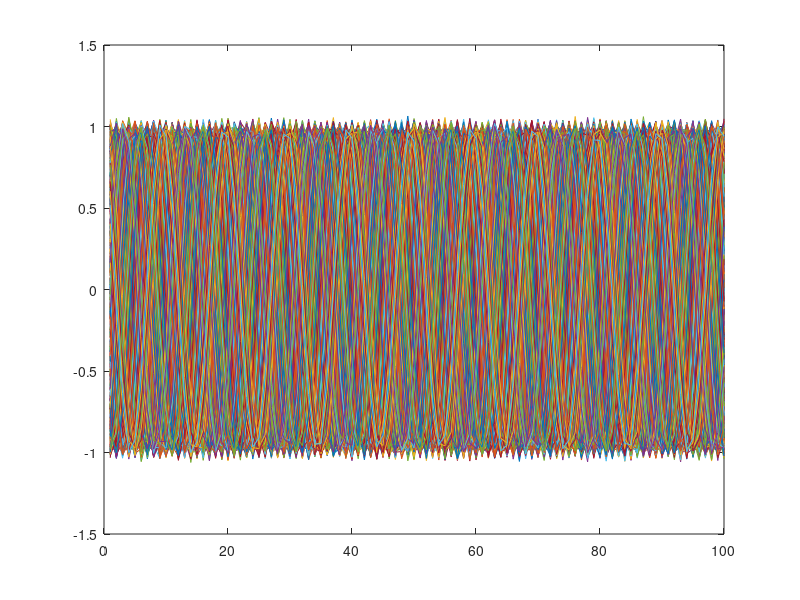

Reproduce this figure in MATLAB. (Note: a time limit stopped this script after it produced the figure.)
% get many repetitions of two signals with random phase difference
clear all
close all

frq = 10; % Hz
len = 1; % seconds
smpfrq = 100; % Hz
numrpt = 1000;
ranphs = rand(2.*numrpt,2);
phsdif = 45 ./ 360;
noifac = 1./50;
for rptlop = 1:numrpt
  wav(:,rptlop,1) = sin(((0:(len.*smpfrq-1))./(smpfrq).*(frq.*2.*pi))+(ranphs(rptlop,1).*2.*pi)) + ...
    randn(1,len.*smpfrq).*noifac;
  wav(:,rptlop,2) = sin(((0:(len.*smpfrq-1))./(smpfrq).*(frq.*2.*pi))+((ranphs(rptlop,2)+phsdif).*2.*pi)) + ...
    randn(1,len.*smpfrq).*noifac;
end

% get the FFT of the waves
for rptlop = 1:numrpt
  fftwav(:,rptlop,1) = fft(wav(:,rptlop,1));
  fftwav(:,rptlop,2) = fft(wav(:,rptlop,2));
end

% calculate the power-spectral densities (psd) and the cross-spectral
% densities (csd) and sum them over repetitions
numsmp = length(wav);
psd = 2.*abs(fftwav).^2./(numsmp.^2);
csd = 2.*(fftwav(:,:,1).*conj(fftwav(:,:,2)))./(numsmp.^2);
sumpsd = squeeze(sum(psd,2));
sumcsd = squeeze(sum(csd,2));

% calculate coherence
coh = abs(sumcsd ./ sqrt(sumpsd(:,1) .* sumpsd(:,2)));

figure;
plot(squeeze(wav(:,:,1)));
figure;
plot(squeeze(wav(:,:,2)));
figure;
plot(coh);
